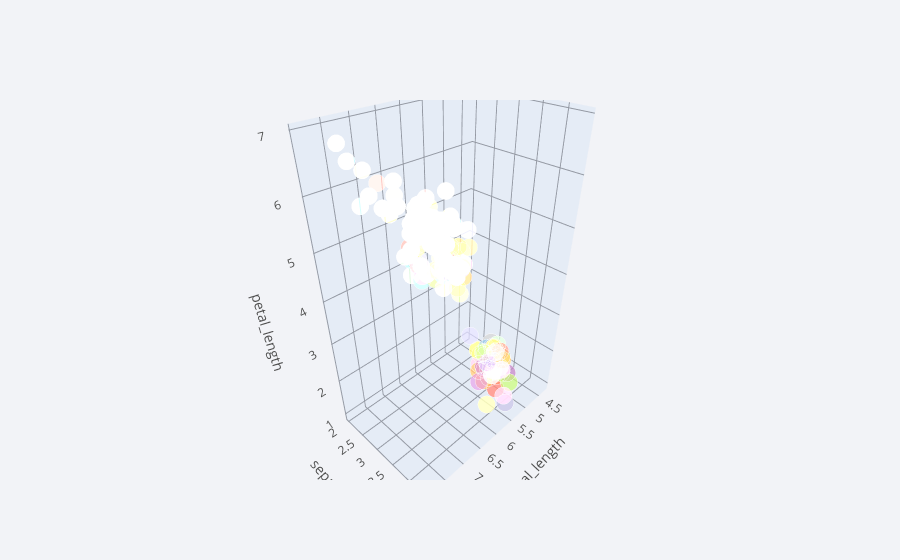

Notebook code cell kept with this figure:
### Markdown cell above
![](screenshot(17))

### Code cell
df.iplot(kind="scatter3d",x="sepal_length",y='sepal_width',z='petal_length',xTitle='sepal_length',yTitle='sepal_width',zTitle='petal_length',colorscale='set3')

### Figure 1 — Plotly figure (JSON) as saved in the notebook; plotly's stock layout.template omitted (floating-point values rounded to 4 significant figures; data arrays with more than 128 entries replaced by an {"elided": "..."} marker saying what was removed)
{"data": [{"marker": {"color": {"elided": "150 str values"}, "opacity": 0.8, "size": {"elided": "150 int values"}, "symbol": "circle"}, "mode": "markers", "text": {"elided": "150 str values"}, "type": "scatter3d", "x": {"elided": "150 float values"}, "y": {"elided": "150 float values"}, "z": {"elided": "150 float values"}}], "layout": {"legend": {"bgcolor": "#F2F3F7", "font": {"color": "#505050"}}, "paper_bgcolor": "#F2F3F7", "plot_bgcolor": "#F2F3F7", "scene": {"xaxis": {"gridcolor": "#9499A3", "showgrid": true, "tickfont": {"color": "#505050"}, "title": {"font": {"color": "#505050"}, "text": "sepal_length"}, "zerolinecolor": "#9499A3"}, "yaxis": {"gridcolor": "#9499A3", "showgrid": true, "tickfont": {"color": "#505050"}, "title": {"font": {"color": "#505050"}, "text": "sepal_width"}, "zerolinecolor": "#9499A3"}, "zaxis": {"gridcolor": "#9499A3", "showgrid": true, "tickfont": {"color": "#505050"}, "title": {"font": {"color": "#505050"}, "text": "petal_length"}, "zerolinecolor": "#9499A3"}}, "title": {"font": {"color": "#484848"}}}}
